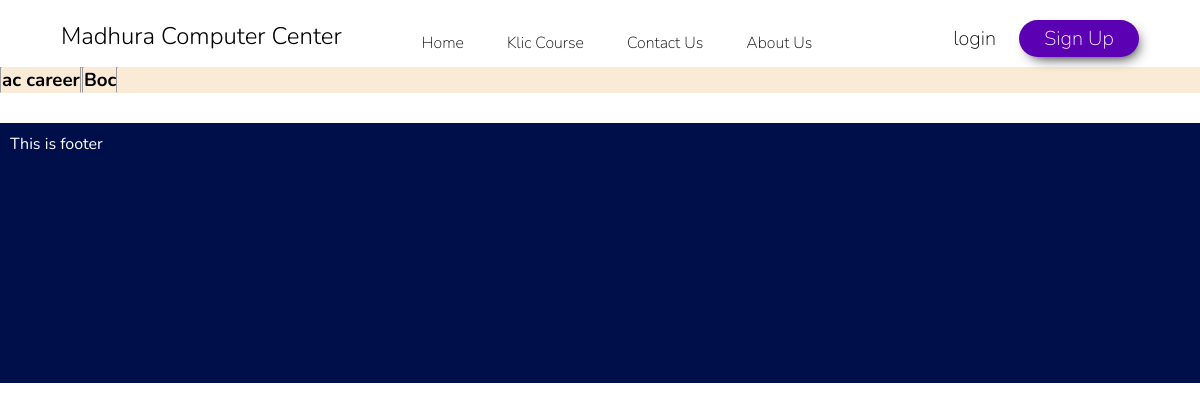
Page /madhuracomputer/klic_course/ on the earlier database version.
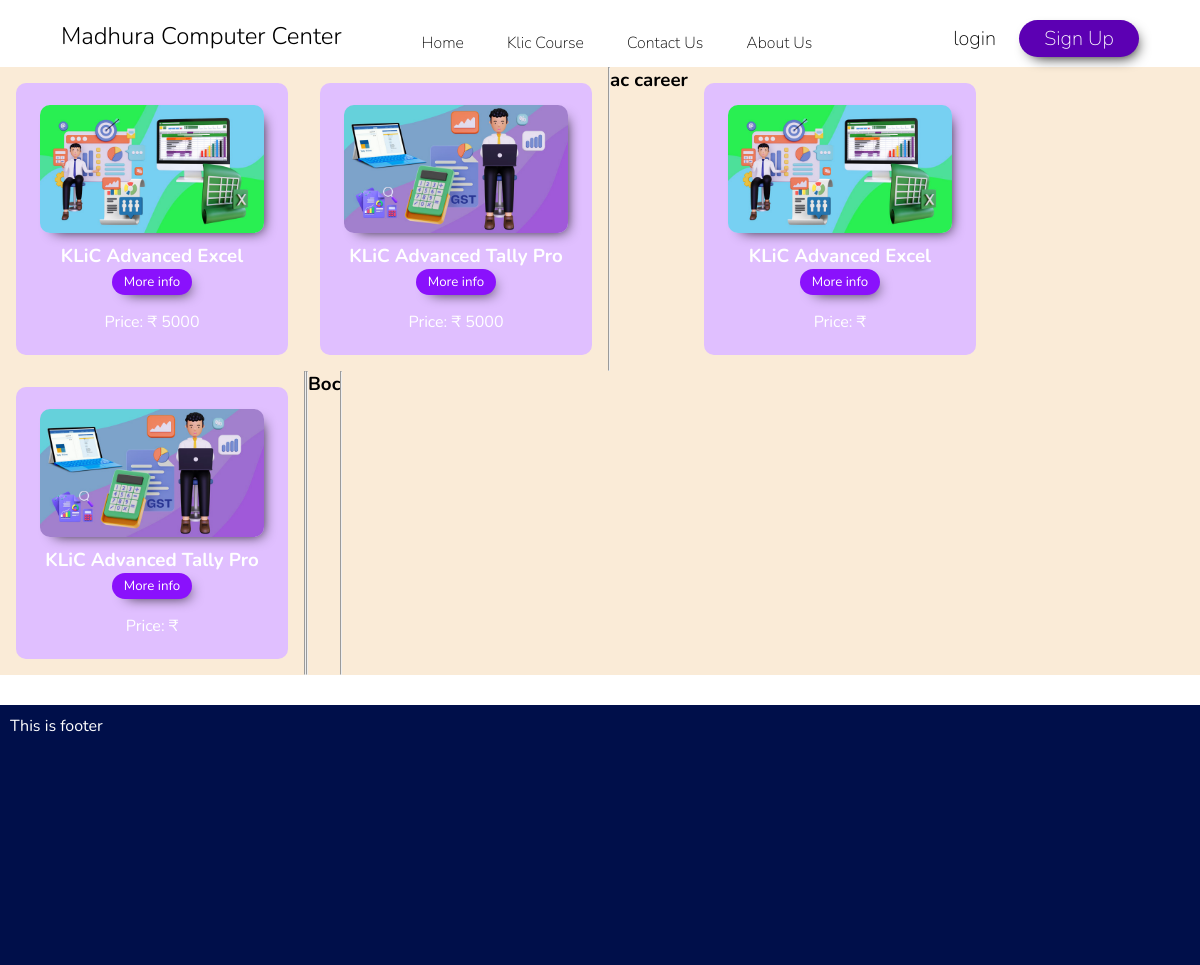
Same page on the later database version.
### madhuracomputer/models.py (models this page shows, shortened)
class Klic_Course(models.Model):
    COURSE_TYPE_CHOICES=[
('AC',"Accounting Careers"),('BOC',"Back Office Careers"),('DC',"Designing Careers"),('DAC',"Digital Arts Careers"),('DF',"Digital Freelancing"),('FOC',"Front Office Careers"),('IHANC',"IT Hardware and Networking Careers"),('M',"Management"),('NCJ',"New Collar Jobs"),('PC',"Programming Careers")
]
    name=models.CharField(max_length=100)
    image=models.ImageField(upload_to="kliccourse")
    date_added=models.DateTimeField(default=timezone.now)
    type=models.CharField(max_length=5,choices=COURSE_TYPE_CHOICES)
    description=models.TextField(default='')
    price=models.IntegerField(default=0)

### madhuracomputer/views.py (the view)
# urls.py: path('klic_course/', views.klic_course, name='klic_course'),
def klic_course(request):
    klic=Klic_Course.objects.all()
    return render(request, 'madhuracomputer/klic-course.html',{'klic':klic})

### madhuracomputer/templates/madhuracomputer/klic-course.html (shortened to what this page needs)
{% extends "madhuracomputer/base.html" %}
{% block body%}
<div class="klic_container">
{% for kc in klic %}
<div class="klic-course-content">
<img src="{{kc.image.url}}" alt="">
<h3>{{kc.name}}</h3>
<a href="{% url 'detailpage' kc.id %}">
<button type="button" class="leran-more">More info</button>
</a>
<p class="kprice">Price: &#8377; {{kc.price}}</p>
</div>
{% endfor %}
<hr>
<h3>ac career</h3>
{% for i in klic %}
{% if i.type == 'AC' %}
<div class="klic-course-content">
    <img src="{{i.image.url}}" alt="">
    <h3>{{i.name}}</h3>
    <a href="{% url 'detailpage' i.id %}">
    <button type="button" class="leran-more">More info</button>
    </a>
    <p class="kprice">Price: &#8377; {{kc.price}}</p>
    </div>
{% endif %}
{% endfor %}
<hr>
<hr>
<h3>Boc</h3><br>
<hr>
</div>
{% endblock body%}

### madhuracomputer/templates/madhuracomputer/base.html (shortened to what this page needs)
{% load static %}
<!DOCTYPE html>
<html lang="en">
<head>
    <link rel="stylesheet" href="{% static 'css/style.css'%}">
</head>
<body>
    <header>
        <div class="nav">
            <div class="logo" id="logo">
            Madhura Computer Center
            </div>
            <div class="nav-list">
                <ul>
                    <li><a href="/madhuracomputer/">Home</a></li>
                    <li><a href="/madhuracomputer/klic_course">Klic Course</a></li>
                    <li><a href="/madhuracomputer/contact">Contact Us</a></li>
                   <li><a href="/madhuracomputer/about">About Us</a></li>
                </ul>
            </div>
            <div class="login-buttons">
                <button id="login-btn">login</button>
                <button id="signup-btn">Sign Up</button>
            </div>
        </div>
    </header>
    <main>
    {% block body %}
    {% endblock body %}
    </main>
    <footer>
        <div class="footer">
            {% block footer %}This is footer{% endblock footer %}
        </div>
    </footer>
</body>
</html>

### static/css/style.css (style rules this page uses)
* { margin: 0; padding: 0; font-family:"Nunito" ,sans-serif ,"Noto Sans"; scroll-behavior: smooth; }
.nav { display: flex; justify-content: space-around; margin-top: 20px; }
.logo { font-size: 24px; font-weight: 300; }
.nav-list ul { display: flex; list-style: none; justify-content: space-between; gap: 43px; font-size: 16px; font-weight: 279; position: relative; top: 12px; left: -42px; }
.nav-list ul li a { text-decoration: none; color:black; }
.login-buttons { display: flex; }
#login-btn { position: absolute; background-color: white; border-style: none; font-size: 20px; font-weight: 250; position: relative; left: -23px; }
#signup-btn { border-style: none; background-color: #5c00b3; border-radius: 51px; height: 37px; width: 6em; color: white; box-shadow: 4px 6px 14px -6px black; font-size: 20px; font-weight: 250; }
.footer { display: flex; margin-top: 30px; height: 30vh; width: 100vw; background-color: #000f4a; color:white; padding: 10px; }
.klic_container { display: flex; background-color: antiquewhite; margin-top: 10px; flex-wrap: wrap; }
.klic-course-content { display: flex; background-color: #e0bfff; flex-direction: column; align-items: center; justify-content: center; height: 17em; width: 17em; margin: 1em; border-radius: 10px; color: white; }
.klic-course-content img { height: 8em; width: 14em; object-fit: cover; border-radius: 10px; box-shadow: 6px 6px 14px -8px black; }
.klic-course-content h3 { margin-top: 10px; }
.klic-course-content button { border: none; background-color: #8a11fc; border-radius: 2em; box-shadow: 6px 6px 14px -8px black; color: white; height: 2em; width: 6em; }
.kprice { margin-top: 1em; }

Differences in the rows shown:
added Klic_Course: image (picture), name "KLiC Advanced Excel", price "5000"
added Klic_Course: image (picture), name "KLiC Advanced Tally Pro", price "5000"
